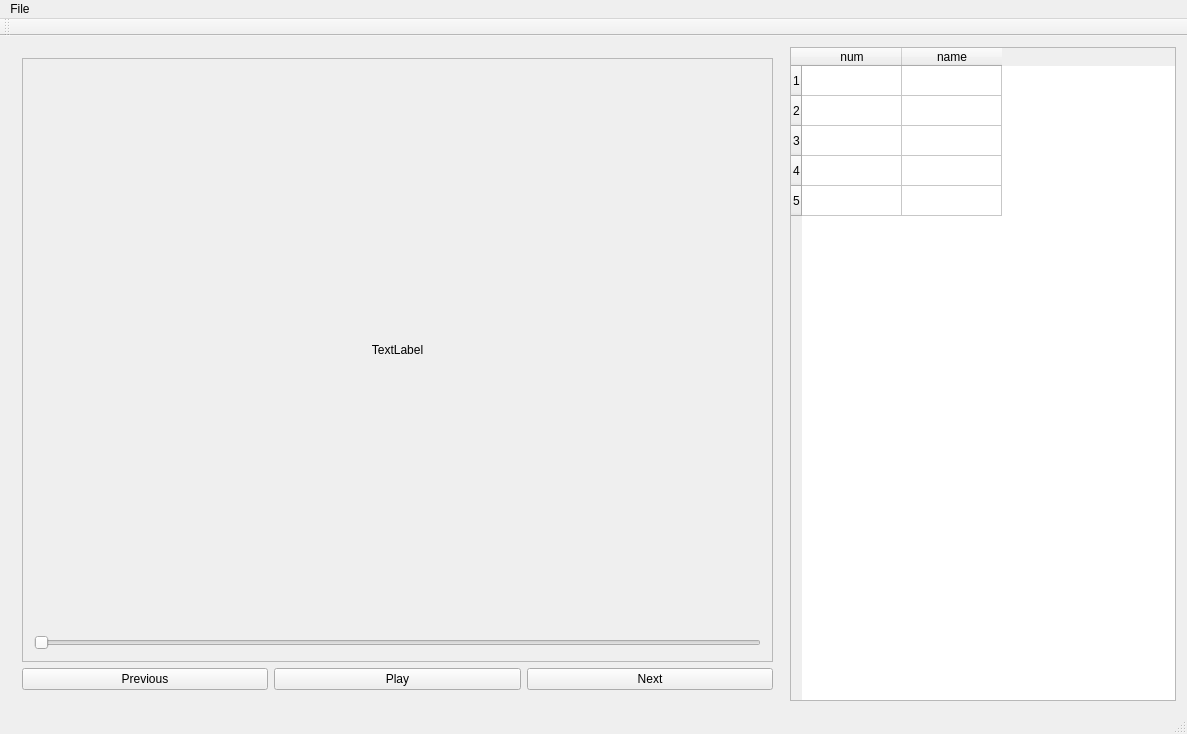
<?xml version="1.0" encoding="UTF-8"?>
<ui version="4.0">
 <class>MainWindow</class>
 <widget class="QMainWindow" name="MainWindow">
  <property name="geometry">
   <rect>
    <x>0</x>
    <y>0</y>
    <width>1187</width>
    <height>734</height>
   </rect>
  </property>
  <property name="windowTitle">
   <string>MainWindow</string>
  </property>
  <widget class="QWidget" name="centralWidget">
   <layout class="QGridLayout" name="gridLayout_3" columnstretch="2,1">
    <item row="0" column="0">
     <widget class="QWidget" name="widget" native="true">
      <layout class="QGridLayout" name="gridLayout_2">
       <item row="0" column="0" colspan="3">
        <widget class="QScrollArea" name="scrollArea">
         <property name="widgetResizable">
          <bool>true</bool>
         </property>
         <widget class="QWidget" name="scrollAreaWidgetContents">
          <property name="geometry">
           <rect>
            <x>0</x>
            <y>0</y>
            <width>748</width>
            <height>588</height>
           </rect>
          </property>
          <layout class="QGridLayout" name="gridLayout">
           <item row="0" column="0">
            <widget class="QLabel" name="label">
             <property name="text">
              <string>TextLabel</string>
             </property>
             <property name="alignment">
              <set>Qt::AlignCenter</set>
             </property>
            </widget>
           </item>
           <item row="1" column="0">
            <widget class="QSlider" name="horizontalSlider">
             <property name="minimum">
              <number>1</number>
             </property>
             <property name="maximum">
              <number>10000</number>
             </property>
             <property name="orientation">
              <enum>Qt::Horizontal</enum>
             </property>
            </widget>
           </item>
          </layout>
         </widget>
        </widget>
       </item>
       <item row="1" column="0">
        <widget class="QPushButton" name="pushButton">
         <property name="text">
          <string>Previous</string>
         </property>
        </widget>
       </item>
       <item row="1" column="1">
        <widget class="QPushButton" name="pushButton_2">
         <property name="text">
          <string>Play</string>
         </property>
        </widget>
       </item>
       <item row="1" column="2">
        <widget class="QPushButton" name="pushButton_3">
         <property name="text">
          <string>Next</string>
         </property>
        </widget>
       </item>
      </layout>
     </widget>
    </item>
    <item row="0" column="1">
     <widget class="QTableWidget" name="tableWidget">
      <row>
       <property name="text">
        <string>1</string>
       </property>
      </row>
      <row>
       <property name="text">
        <string>2</string>
       </property>
      </row>
      <row>
       <property name="text">
        <string>3</string>
       </property>
      </row>
      <row>
       <property name="text">
        <string>4</string>
       </property>
      </row>
      <row>
       <property name="text">
        <string>5</string>
       </property>
      </row>
      <column>
       <property name="text">
        <string>num</string>
       </property>
      </column>
      <column>
       <property name="text">
        <string>name</string>
       </property>
      </column>
     </widget>
    </item>
   </layout>
  </widget>
  <widget class="QMenuBar" name="menuBar">
   <property name="geometry">
    <rect>
     <x>0</x>
     <y>0</y>
     <width>1187</width>
     <height>26</height>
    </rect>
   </property>
   <widget class="QMenu" name="menuFile">
    <property name="title">
     <string>File</string>
    </property>
    <addaction name="actionopen_folder"/>
    <addaction name="actionadd_folder"/>
    <addaction name="actionopen_file"/>
    <addaction name="actionadd_file"/>
   </widget>
   <addaction name="menuFile"/>
  </widget>
  <widget class="QToolBar" name="mainToolBar">
   <attribute name="toolBarArea">
    <enum>TopToolBarArea</enum>
   </attribute>
   <attribute name="toolBarBreak">
    <bool>false</bool>
   </attribute>
  </widget>
  <widget class="QStatusBar" name="statusBar"/>
  <action name="actionopen_folder">
   <property name="text">
    <string>open folder</string>
   </property>
  </action>
  <action name="actionopen_file">
   <property name="text">
    <string>open file</string>
   </property>
  </action>
  <action name="actionadd_folder">
   <property name="text">
    <string>add folder</string>
   </property>
  </action>
  <action name="actionadd_file">
   <property name="text">
    <string>add file</string>
   </property>
  </action>
 </widget>
 <layoutdefault spacing="6" margin="11"/>
 <resources/>
 <connections/>
</ui>
